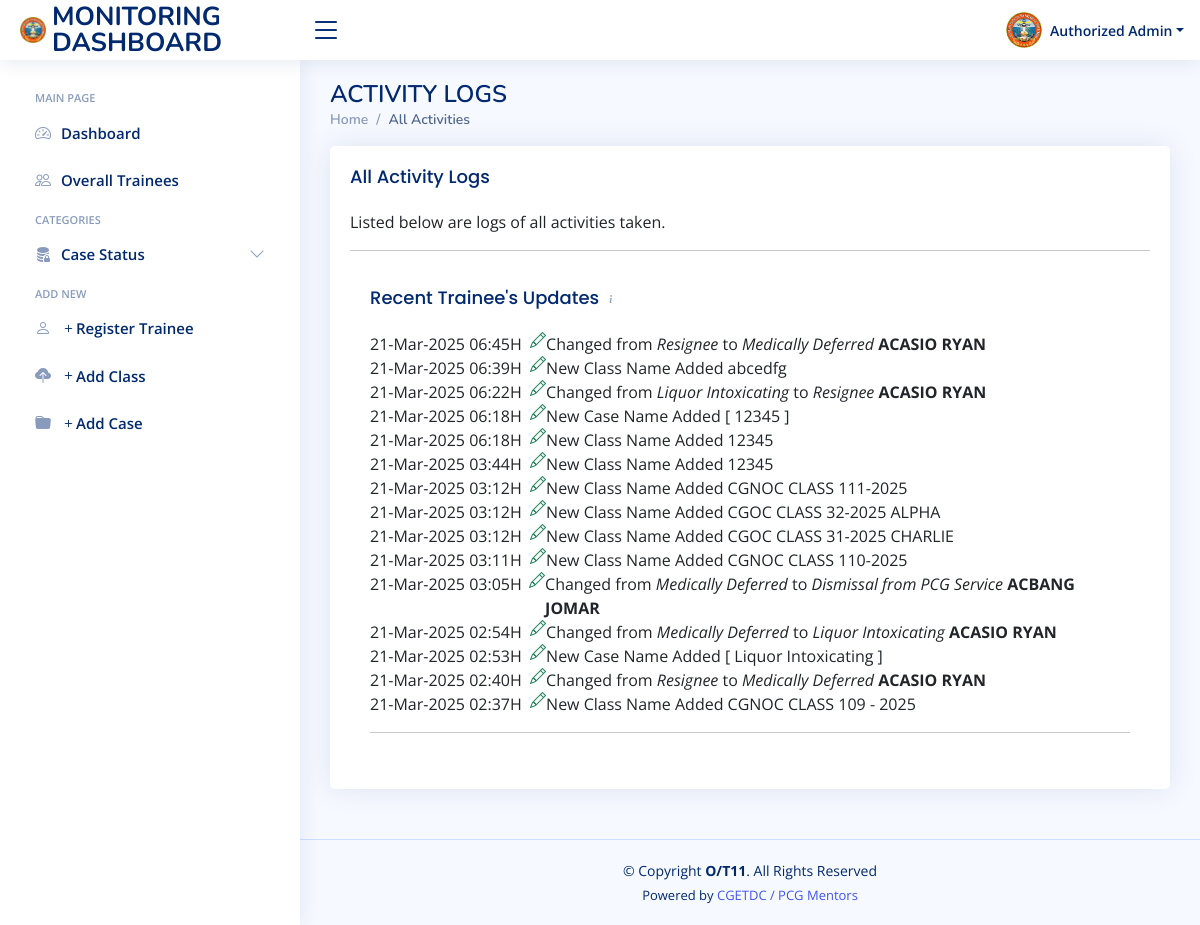
The page /logs.php on the database its author committed.
### tables this page shows
CREATE TABLE `logs` (
  `id` int(11) NOT NULL,
  `activity` text NOT NULL,
  `tid` int(11) NOT NULL,
  `remarks` text NOT NULL,
  `old_status` text NOT NULL,
  `new_status` text NOT NULL,
  `date` timestamp NOT NULL DEFAULT current_timestamp()
);

CREATE TABLE `list` (
  `id` int(11) NOT NULL,
  `date` timestamp NOT NULL DEFAULT current_timestamp(),
  `rank` varchar(5) DEFAULT NULL,
  `fullname` varchar(29) DEFAULT NULL,
  `class` int(2) DEFAULT NULL,
  `age` varchar(10) DEFAULT NULL,
  `rtc` int(1) DEFAULT NULL,
  `acadsess` varchar(47) DEFAULT NULL,
  `nature_termi` varchar(27) DEFAULT NULL,
  `remarks` varchar(658) DEFAULT NULL,
  `date_endorsed` varchar(17) DEFAULT NULL,
  `reso` varchar(68) DEFAULT NULL,
  `status` varchar(86) DEFAULT NULL,
  `year` varchar(35) DEFAULT NULL,
  `so` varchar(76) DEFAULT NULL,
  `mr` varchar(10) DEFAULT NULL,
  `is_terminated` varchar(10) DEFAULT NULL
);

### logs.php (the view, shortened to what this page needs)
<html>
<?php
require("db/conn.php");
    require('head.php');
  ?>
  <head>
  </head>
  <body>
 <?php
    require('header.php');
  ?>
<?php
    require('sidebar.php');
  ?>
  <main id="main" class="toggle-sidebar">
    <div class="pagetitle">
      <h1>ACTIVITY LOGS</h1>
      <nav>
        <ol class="breadcrumb">
          <li class="breadcrumb-item"><a href="home.php">Home</a></li>
          <li class="breadcrumb-item active">All Activities</li>
        </ol>
      </nav>
    </div>
    <section class="section home">
      <div class="row">
        <div class="col-lg-12">
        <div class="card">
            <div class="card-body">
              <h5 class="card-title">All Activity Logs</h5>
              <p>Listed below are logs of all activities taken.</p>
              <hr />
              <div class="card-body">
              <h5 class="card-title">Recent Trainee's Updates <span class="bi bi-info"> </span></h5>
              <div class="activity">
                <?php
                    $get_trainees = mysqli_query($db,"select * from logs ORDER BY date DESC");
                            if(mysqli_num_rows($get_trainees)>= 1){
                              while($rows2=mysqli_fetch_array($get_trainees)){
                                $date_filed = date("d-M-Y H:i", strtotime($rows2['date']));
                              ?>
                <div class="activity-item d-flex">
                  <div class="activite-label"><?=$date_filed?>H &nbsp </div>
                  <i class='bi bi-pencil activity-badge text-success align-self-start'></i>
                  <div class="activity-content">
                    <?php
                      $query2 = mysqli_query($db,"select * from list WHERE id=$rows2[tid]");
                      $result3 = $query2->fetch_assoc();
                      if($result3){
                      $x3 = $result3['fullname'];
                      } else {
                        $x3 = '';
                      }
                    ?>
                    <?=$rows2['activity']?> <a href="tprofile.php?id=<?=$rows2['tid']?>" class="fw-bold text-dark"> <?=$x3?></a>
                  </div>
                </div>
                <?php
                    }
                    ?>
                    <hr />
                <?php
                }
                ?>
              </div>
            </div>
          </div>
            </div>
          </div>
      </div>
    </section>
  </main>
     <?php
    require('footer.php');
  ?>
  </body>
</html>

### head.php (shortened to what this page needs)
<head>
  <link href="assets/vendor/bootstrap/css/bootstrap.min.css" rel="stylesheet">
  <link href="assets/vendor/bootstrap-icons/bootstrap-icons.css" rel="stylesheet">
  <link href="assets/vendor/boxicons/css/boxicons.min.css" rel="stylesheet">
  <link href="assets/vendor/quill/quill.snow.css" rel="stylesheet">
  <link href="assets/vendor/quill/quill.bubble.css" rel="stylesheet">
  <link href="assets/vendor/remixicon/remixicon.css" rel="stylesheet">
  <link href="assets/vendor/simple-datatables/style.css" rel="stylesheet">
  <link href="assets/css/style.css" rel="stylesheet">
</head>

### header.php (shortened to what this page needs)
<header id="header" class="header fixed-top d-flex align-items-center">
  <div class="d-flex align-items-center justify-content-between">
    <a href="dashboard.php" class="logo d-flex align-items-center">
      <img src="assets/img/logo.png" alt="">
      <span class="d-none d-lg-block">MONITORING DASHBOARD</span>
    </a>
    <i class="bi bi-list toggle-sidebar-btn"></i>
  </div>
  <nav class="header-nav ms-auto">
    <ul class="d-flex align-items-center">
      <li class="nav-item dropdown pe-3">
        <a class="nav-link nav-profile d-flex align-items-center pe-0" href="#" data-bs-toggle="dropdown">
          <img src="assets/img/favicon.png" alt="Profile" class="rounded-circle">
          <span class="d-none d-md-block dropdown-toggle ps-2">Authorized Admin</span>
        </a>
      </li>
    </ul>
  </nav>
</header>

### sidebar.php (shortened to what this page needs)
<aside id="sidebar" class="sidebar">
  <ul class="sidebar-nav" id="sidebar-nav">
    <li class="nav-heading">Main Page</li>
    <li class="nav-item">
      <a class="nav-link collapsed" href="dashboard.php">
        <i class="bi bi-speedometer2"></i>
        <span>Dashboard</span>
      </a>
    </li>
    <li class="nav-item">
      <a class="nav-link collapsed" href="home.php">
        <i class="bi bi-people"></i>
        <span>Overall Trainees</span>
      </a>
    </li>
    <li class="nav-heading">Categories</li>
    <li class="nav-item">
      <a class="nav-link collapsed" data-bs-target="#icons-nav" data-bs-toggle="collapse" href="#">
        <i class="bi bi-database-fill-lock"></i><span>Case Status</span><i class="bi bi-chevron-down ms-auto"></i>
      </a>
    </li>
    <li class="nav-heading">Add New</li>
    <li class="nav-item">
      <a class="nav-link collapsed" href="register_trainees.php">
        <i class="bi bi-person"></i></i>
        <span class="bi bi-plus">Register Trainee</span>
      </a>
    </li>
    <li class="nav-item">
      <a class="nav-link collapsed" href="register_class.php">
        <i class="bi bi-cloud-upload-fill"></i></i>
        <span class="bi bi-plus">Add Class</span>
      </a>
    </li>
    <li class="nav-item">
      <a class="nav-link collapsed" href="register_case.php">
        <i class="bi bi-folder-fill"></i>
        <span class="bi bi-plus">Add Case</span>
      </a>
    </li>
  </ul>
</aside>

### footer.php
<footer id="footer" class="footer">
  <div class="copyright">
    &copy; Copyright <strong><span>O/T11</span></strong>. All Rights Reserved
  </div>
  <div class="credits">
    Powered by <a href="https://www.facebook.com/PCGMentors">CGETDC / PCG Mentors</a>
  </div>
</footer>

### assets/css/style.css (style rules this page uses)
:root { scroll-behavior: smooth; }
body { font-family: "Open Sans", sans-serif; background: #f6f9ff; color: #444444; }
a { color: #4154f1; text-decoration: none; }
h1, h2, h3, h4, h5, h6 { font-family: "Nunito", sans-serif; }
#main { margin-top: 60px; padding: 20px 30px; transition: all 0.3s; }
.pagetitle { margin-bottom: 10px; }
.pagetitle h1 { font-size: 24px; margin-bottom: 0; font-weight: 600; color: #012970; }
.card { margin-bottom: 30px; border: none; border-radius: 5px; box-shadow: 0px 0 30px rgba(1, 41, 112, 0.1); }
.card-title { padding: 20px 0 15px 0; font-size: 18px; font-weight: 500; color: #012970; font-family: "Poppins", sans-serif; }
.card-title span { color: #899bbd; font-size: 14px; font-weight: 400; }
.card-body { padding: 0 20px 20px 20px; }
.breadcrumb { font-size: 14px; font-family: "Nunito", sans-serif; color: #899bbd; font-weight: 600; }
.breadcrumb a { color: #899bbd; transition: 0.3s; }
.breadcrumb .breadcrumb-item::before { color: #899bbd; }
.breadcrumb .active { color: #51678f; font-weight: 600; }
.logo { line-height: 1; }
@media (min-width: 1200px) { .logo { width: 280px; } }
.logo img { max-height: 26px; margin-right: 6px; }
.logo span { font-size: 26px; font-weight: 700; color: #012970; font-family: "Nunito", sans-serif; }
.header { transition: all 0.5s; z-index: 997; height: 60px; box-shadow: 0px 2px 20px rgba(1, 41, 112, 0.1); background-color: #fff; padding-left: 20px; }
.header .toggle-sidebar-btn { font-size: 32px; padding-left: 10px; cursor: pointer; color: #012970; }
.header-nav ul { list-style: none; }
.header-nav>ul { margin: 0; padding: 0; }
.header-nav .nav-profile { color: #012970; }
.header-nav .nav-profile img { max-height: 36px; }
.header-nav .nav-profile span { font-size: 14px; font-weight: 600; }
.sidebar { position: fixed; top: 60px; left: 0; bottom: 0; width: 300px; z-index: 996; transition: all 0.3s; padding: 20px; overflow-y: auto; scrollbar-width: thin; scrollbar-color: #aab7cf transparent; box-shadow: 0px 0px 20px rgba(1, 41, 112, 0.1); background-color: #fff; }
@media (min-width: 1200px) { #main, #footer { margin-left: 300px; } }
.sidebar-nav { padding: 0; margin: 0; list-style: none; }
.sidebar-nav li { padding: 0; margin: 0; list-style: none; }
.sidebar-nav .nav-item { margin-bottom: 5px; }
.sidebar-nav .nav-heading { font-size: 11px; text-transform: uppercase; color: #899bbd; font-weight: 600; margin: 10px 0 5px 15px; }
.sidebar-nav .nav-link { display: flex; align-items: center; font-size: 15px; font-weight: 600; color: #4154f1; transition: 0.3; background: #f6f9ff; padding: 10px 15px; border-radius: 4px; }
.sidebar-nav .nav-link i { font-size: 16px; margin-right: 10px; color: #4154f1; }
.sidebar-nav .nav-link.collapsed { color: #012970; background: #fff; }
.sidebar-nav .nav-link.collapsed i { color: #899bbd; }
.sidebar-nav .nav-link .bi-chevron-down { margin-right: 0; transition: transform 0.2s ease-in-out; }
.footer { padding: 20px 0; font-size: 14px; transition: all 0.3s; border-top: 1px solid #cddfff; }
.footer .copyright { text-align: center; color: #012970; }
.footer .credits { padding-top: 5px; text-align: center; font-size: 13px; color: #012970; }

### rows shown on the page
logs: date "21-Mar-2025 06:45", activity "Changed from Resignee to Medically Deferred", list.fullname "ACASIO RYAN"
logs: date "21-Mar-2025 06:39", activity "New Class Name Added abcedfg"
logs: date "21-Mar-2025 06:22", activity "Changed from Liquor Intoxicating to Resignee", list.fullname "ACASIO RYAN"
logs: date "21-Mar-2025 06:18", activity "New Case Name Added [ 12345 ]"
logs: date "21-Mar-2025 06:18", activity "New Class Name Added 12345"
logs: date "21-Mar-2025 03:44", activity "New Class Name Added 12345"
logs: date "21-Mar-2025 03:12", activity "New Class Name Added CGNOC CLASS 111-2025"
logs: date "21-Mar-2025 03:12", activity "New Class Name Added CGOC CLASS 32-2025 ALPHA"
logs: date "21-Mar-2025 03:12", activity "New Class Name Added CGOC CLASS 31-2025 CHARLIE"
logs: date "21-Mar-2025 03:11", activity "New Class Name Added CGNOC CLASS 110-2025"
logs: date "21-Mar-2025 03:05", activity "Changed from Medically Deferred to Dismissal from PCG Service", list.fullname "ACBANG JOMAR"
logs: date "21-Mar-2025 02:54", activity "Changed from Medically Deferred to Liquor Intoxicating", list.fullname "ACASIO RYAN"
logs: date "21-Mar-2025 02:53", activity "New Case Name Added [ Liquor Intoxicating ]"
logs: date "21-Mar-2025 02:40", activity "Changed from Resignee to Medically Deferred", list.fullname "ACASIO RYAN"
logs: date "21-Mar-2025 02:37", activity "New Class Name Added CGNOC CLASS 109 - 2025"
